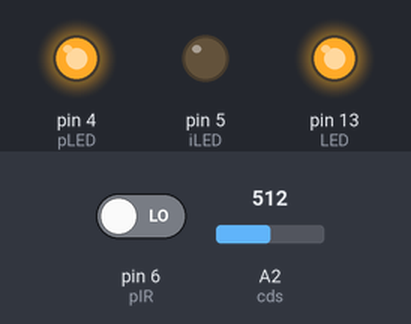
A sketch run on a simulated Arduino Uno, built with avr-gcc and run on an emulated ATmega328P. On the bench: output pins drawn as LEDs (lit = HIGH). The test bench sets the inputs (shaded band); at power-on: pin 6 (pIR) LOW, A2 (cds) = 512.

Above: at 0.1 s.
At 2.3 s:
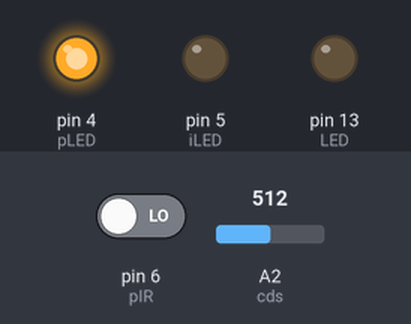
At 4.5 s:
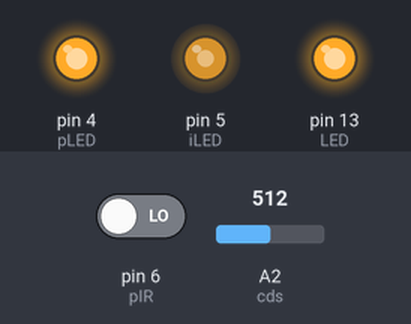
At 5.1 s:
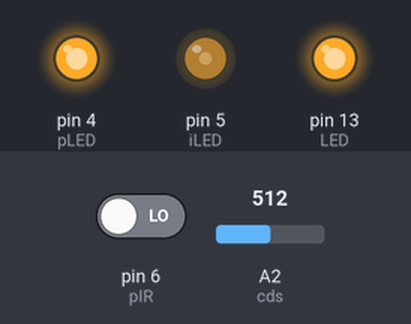
At 7.4 s:
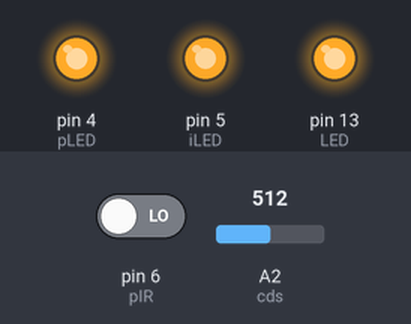
At 9.9 s:
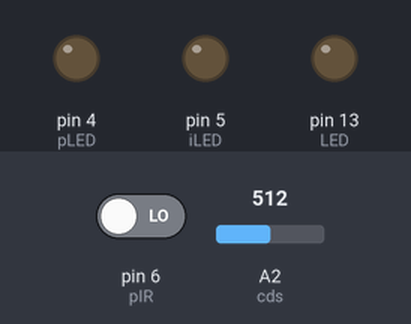
Timing chart, 0 to 11.4 s (numbered marks = the images above):
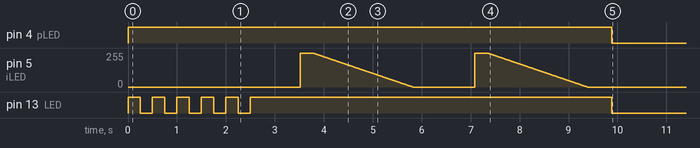

The sketch:

motion_nighlight_101.ino
```cpp
// motion nightlight to provide red light for my 2am trip to go pee. this
// helps prevent sleep disturbance as well as retaining my night-vision
//
// v1.0.0 - initial published version, with non-blocking delay, 5 second warning, and slow-fade on/off.
//   photos of this version:  http://i.imgur.com/70N5cCH.jpg
//                            http://i.imgur.com/6uAZnqK.jpg
//                            http://i.imgur.com/RgfqifA.jpg
//   GitHub:  https://github.com/kenkl/MotionNightlight
// v1.0.1 - add CdS to override when there's already light.
//   photos of this version: https://i.imgur.com/vyOHSgM.jpg
//                           https://i.imgur.com/iOk3FRM.jpg
//                           https://i.imgur.com/hyUuhFa.jpg

#define LED 13 // onboard led - also used for 5-second warning
#define iLED 5 // the LED panel - providing the light for seeing. RED LEDs! Connected through NPN.
bool iLEDState = false;
#define fade 4 // the base fade-delay interval (fadeON/fadeOFF use multipliers)
#define pLED 4 // pilot LED. PIRs don't always have a pilot light on-board. optional
#define pIR 6 // the PIR itself - active HIGH.
#define ledDelay 33000 // ms, of course - how long does the nightlight stay on after PIR trigger?
unsigned long nowcount, delaycount; // tracking time for non-blocking delays
#define cds A2  // ambient light sensor - mute the light if there's already light on
const int threshold = 500; // the threshold for ambient light to mute the LED panel
bool ambientHigh = false; // flag whether ambient light is above the threshold

void setup()
{
  pinMode(iLED, OUTPUT);
  pinMode(LED, OUTPUT);
  pinMode(pLED, OUTPUT);
  pinMode(pIR, INPUT);

  startupFlair();
  digitalWrite(LED, LOW);
  digitalWrite(pLED, LOW);
  digitalWrite(iLED, LOW);
}

void startupFlair(void) {
  // Prove that we're up and running
  digitalWrite(pLED, HIGH);
  for(int i=0; i < 5; i++) {
    digitalWrite(LED, HIGH);
    delay(250);
    digitalWrite(LED, LOW);
    delay(250);
  }
  digitalWrite(LED, HIGH);
  fadeON();
  delay(250);
  fadeOFF();
  delay(250);
  fadeON();
  delay(250);
  fadeOFF();
  delay(500);

}

void fadeON(void) {
  // a somewhat gentle activation of the LED panel
  if(iLEDState == true) return; // we're already on; don't need to do anything here
  if(ambientHigh == true) return; // ambient light is high enough to not turn on
  for(int i=0; i < 255; i++) {
    analogWrite(iLED, i);
    delay(fade);
  }
  digitalWrite(iLED, HIGH);
  iLEDState = true;
}

void fadeOFF(void) {
  // a somewhat gentle deactivation of the LED panel
  if(iLEDState == false) return; // we're already off; don't need to do anything here. when does this happen?
  if(ambientHigh == true) return; // ambient light is higher than threshold, we should already be off; do nothing. do we ever get here?
  for(int i=255; i > 0; i--) {
    analogWrite(iLED, i);
    delay(fade*2);
  }
  digitalWrite(iLED, LOW);
  iLEDState = false;
}

void loop()
{

  nowcount = millis();

  // if ambient light is above the threshold, turn off the LED panel and set a flag to prevent it coming on for now.
  if(analogRead (cds) > threshold) {
    digitalWrite(iLED, LOW);
    ambientHigh = true;
    iLEDState = false;

  }
  else ambientHigh = false;

  // if the pIR sensor has tripped, update delaycount accordingly.
  if(digitalRead(pIR) == HIGH) {
    delaycount = nowcount + ledDelay ;
    //digitalWrite(pLED, HIGH);  //optional, depending on whether the PIR already has an LED,
  }
  else digitalWrite(pLED, LOW);

  // now, check that delaycount has not yet been reached and turn on/off
  // the red LEDs accordingly.

  if(millis() <= delaycount) {
    fadeON();
    //five-second warning that we'll be plunged into darkness.
    if((delaycount - millis()) <= 5000)  digitalWrite(LED, HIGH);
    else digitalWrite(LED, LOW);
  }
  else {
    fadeOFF();
    digitalWrite(LED, LOW);
  }
}
```
